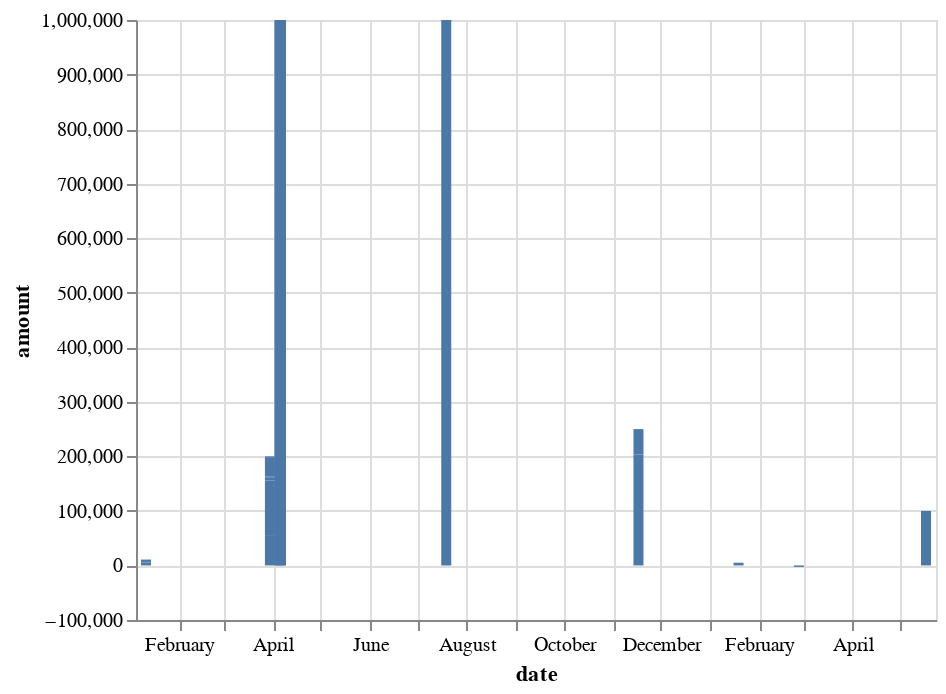

Notebook code for this chart:
### Code cell
alt.Chart(forbes_contributions[forbes_contributions["contribid"] == "U00000038291"]).mark_bar().encode(
x="date",
y="amount")

### Figure 1 — Vega-Lite specification as saved in the notebook (floating-point values rounded to 4 significant figures)
{"$schema": "https://vega.github.io/schema/vega-lite/v2.6.0.json", "config": {"view": {"height": 300, "width": 400}}, "data": {"name": "data-477c84c57276ee28f3dd2c3eabe25e4e"}, "datasets": {"data-477c84c57276ee28f3dd2c3eabe25e4e": [{"active": "1", "affiliate": null, "amount": 2700, "catcode": "Z1100", "catname": "Republican Candidate Committees", "catorder": "Q16", "city": "STAMFORD", "cmteid": "C00104752", "contrib": "COHEN, STEVEN A", "contribid": "U00000038291", "contributor_id": "U0000003829", "cycle_x": "2018", "cycle_y": "2018", "date": "2017-01-11T00:00:00", "employer": "POINT72 ASSET MANAGEMENT", "feccandid": "S6UT00063", "fectransid": 1071720170035539500, "foreign": "0", "gender": "M", "industry": "Candidate Committees", "liberal_conservative": "conservative/republican", "microfilm": "201704140200089691", "name": "Steve Cohen", "occupation": "CEO", "orgname": "Point72 Asset Management", "otherid": null, "pacshort": "Hatch Election Cmte", "party": "R", "primcode": "Z1100", "realcode": "F2700", "recipcode_x": "RI", "recipcode_y": "RI", "recipid_x": "N00009869", "recipid_y": "N00009869", "sector": "Ideology/Single-Issue", "sectorlong": "Ideological/Single-Issue", "sensitive": "N", "source_x": "WDW15", "source_y": "Rept", "state": "CT", "street": null, "type": "15", "ultorg_x": null, "ultorg_y": "Hatch Election Cmte", "zip": "06902"}, {"active": "1", "affiliate": null, "amount": 2700, "catcode": "Z1100", "catname": "Republican Candidate Committees", "catorder": "Q16", "city": "STAMFORD", "cmteid": "C00104752", "contrib": "COHEN, STEVEN A", "contribid": "U00000038291", "contributor_id": "U0000003829", "cycle_x": "2018", "cycle_y": "2018", "date": "2017-01-11T00:00:00", "employer": "POINT72 ASSET MANAGEMENT", "feccandid": "S6UT00063", "fectransid": 2071920171426271700, "foreign": "0", "gender": "M", "industry": "Candidate Committees", "liberal_conservative": "conservative/republican", "microfilm": "201707140200167185", "name": "Steve Cohen", "occupation": "CEO", "orgname": "Point72 Asset Management", "otherid": null, "pacshort": "Hatch Election Cmte", "party": "R", "primcode": "Z1100", "realcode": "F2700", "recipcode_x": "RI", "recipcode_y": "RI", "recipid_x": "N00009869", "recipid_y": "N00009869", "sector": "Ideology/Single-Issue", "sectorlong": "Ideological/Single-Issue", "sensitive": "N", "source_x": "WDW15", "source_y": "Rept", "state": "CT", "street": null, "type": "15", "ultorg_x": null, "ultorg_y": "Hatch Election Cmte", "zip": "06902"}, {"active": "1", "affiliate": null, "amount": 2700, "catcode": "Z1100", "catname": "Republican Candidate Committees", "catorder": "Q16", "city": "STAMFORD", "cmteid": "C00104752", "contrib": "COHEN, STEVEN A", "contribid": "U00000038291", "contributor_id": "U0000003829", "cycle_x": "2018", "cycle_y": "2018", "date": "2017-01-11T00:00:00", "employer": "POINT72 ASSET MANAGEMENT", "feccandid": "S6UT00063", "fectransid": 1071720170035539500, "foreign": "0", "gender": "M", "industry": "Candidate Committees", "liberal_conservative": "conservative/republican", "microfilm": "201704140200089691", "name": "Steve Cohen", "occupation": "CEO", "orgname": "Point72 Asset Management", "otherid": null, "pacshort": "Hatch Election Cmte", "party": "R", "primcode": "Z1100", "realcode": "F2700", "recipcode_x": "RI", "recipcode_y": "RI", "recipid_x": "N00009869", "recipid_y": "N00009869", "sector": "Ideology/Single-Issue", "sectorlong": "Ideological/Single-Issue", "sensitive": "N", "source_x": "WDW15", "source_y": "Rept", "state": "CT", "street": null, "type": "15", "ultorg_x": null, "ultorg_y": "Hatch Election Cmte", "zip": "06902"}, {"active": "1", "affiliate": null, "amount": 2700, "catcode": "Z1100", "catname": "Republican Candidate Committees", "catorder": "Q16", "city": "STAMFORD", "cmteid": "C00104752", "contrib": "COHEN, STEVEN A", "contribid": "U00000038291", "contributor_id": "U0000003829", "cycle_x": "2018", "cycle_y": "2018", "date": "2017-01-11T00:00:00", "employer": "POINT72 ASSET MANAGEMENT", "feccandid": "S6UT00063", "fectransid": 2071920171426271700, "foreign": "0", "gender": "M", "industry": "Candidate Committees", "liberal_conservative": "conservative/republican", "microfilm": "201707140200167185", "name": "Steve Cohen", "occupation": "CEO", "orgname": "Point72 Asset Management", "otherid": null, "pacshort": "Hatch Election Cmte", "party": "R", "primcode": "Z1100", "realcode": "F2700", "recipcode_x": "RI", "recipcode_y": "RI", "recipid_x": "N00009869", "recipid_y": "N00009869", "sector": "Ideology/Single-Issue", "sectorlong": "Ideological/Single-Issue", "sensitive": "N", "source_x": "WDW15", "source_y": "Rept", "state": "CT", "street": null, "type": "15", "ultorg_x": null, "ultorg_y": "Hatch Election Cmte", "zip": "06902"}, {"active": "1", "affiliate": "National Republican Congressional Cmte", "amount": 55700, "catcode": "Z5100", "catname": "Republican Party Committees", "catorder": "Z02", "city": "GREENWICH", "cmteid": "C00075820", "contrib": "COHEN, STEVEN A", "contribid": "U00000038291", "contributor_id": "U0000003829", "cycle_x": "2018", "cycle_y": "2018", "date": "2017-03-30T00:00:00", "employer": "POINT 72", "feccandid": null, "fectransid": 4122120171489440000, "foreign": "0", "gender": "M", "industry": "Party Committees", "liberal_conservative": "conservative/republican", "microfilm": "                  ", "name": "Steve Cohen", "occupation": "FINANCE", "orgname": "Point72 Asset Management", "otherid": null, "pacshort": "National Republican Congressional Cmte", "party": "R", "primcode": "Z5100", "realcode": "F2700", "recipcode_x": "RP", "recipcode_y": "RP", "recipid_x": "C00075820", "recipid_y": "C00075820", "sector": "Party Cmte", "sectorlong": "Party Cmtes", "sensitive": "n", "source_x": "WDW15", "source_y": "Rept", "state": "CT", "street": null, "type": "31J", "ultorg_x": null, "ultorg_y": "National Republican Congressional Cmte", "zip": "06831"}, {"active": "1", "affiliate": null, "amount": 100000, "catcode": "Z4100", "catname": "Republican Joint Candidate Committee", "catorder": "Z04", "city": "GREENWICH", "cmteid": "C00545947", "contrib": "COHEN, STEVEN A", "contribid": "U00000038291", "contributor_id": "U0000003829", "cycle_x": "2018", "cycle_y": "2018", "date": "2017-03-30T00:00:00", "employer": "POINT 72", "feccandid": "H8WI01024", "fectransid": 4010820181502675000, "foreign": "0", "gender": "M", "industry": "Joint Candidate Cmte", "liberal_conservative": "conservative/republican", "microfilm": "201801089090372161", "name": "Steve Cohen", "occupation": "FINANCE", "orgname": "Point72 Asset Management", "otherid": null, "pacshort": "Team Ryan", "party": "R", "primcode": "Z4100", "realcode": "F2700", "recipcode_x": "RP", "recipcode_y": "RP", "recipid_x": "C00545947", "recipid_y": "C00545947", "sector": "Joint Candidate Cmtes", "sectorlong": "Joint Candidate Cmtes", "sensitive": "N", "source_x": "WDW15", "source_y": "Rept", "state": "CT", "street": null, "type": "15", "ultorg_x": null, "ultorg_y": "Team Ryan", "zip": "06831"}, {"active": "1", "affiliate": "Paul Ryan (R-Wis)", "amount": 5000, "catcode": "J2200", "catname": "Republican leadership PAC", "catorder": "Q03", "city": "GREENWICH", "cmteid": "C00377689", "contrib": "COHEN, STEVEN A", "contribid": "U00000038291", "contributor_id": "U0000003829", "cycle_x": "2018", "cycle_y": "2018", "date": "2017-03-30T00:00:00", "employer": "POINT 72", "feccandid": null, "fectransid": 4082520171447855000, "foreign": "0", "gender": "M", "industry": "Leadership PACs", "liberal_conservative": "conservative/republican", "microfilm": "                  ", "name": "Steve Cohen", "occupation": "FINANCE", "orgname": "Point72 Asset Management", "otherid": null, "pacshort": "Prosperity Action", "party": "R", "primcode": "J2200", "realcode": "F2700", "recipcode_x": "PI", "recipcode_y": "PI", "recipid_x": "C00377689", "recipid_y": "C00377689", "sector": "Ideology/Single-Issue", "sectorlong": "Ideological/Single-Issue", "sensitive": "N", "source_x": "WDW15", "source_y": "Rept", "state": "CT", "street": null, "type": "15J", "ultorg_x": null, "ultorg_y": "Prosperity Action", "zip": "06831"}, {"active": "1", "affiliate": null, "amount": 2700, "catcode": "Z1100", "catname": "Republican Candidate Committees", "catorder": "Q16", "city": "GREENWICH", "cmteid": "C00330894", "contrib": "COHEN, STEVEN A", "contribid": "U00000038291", "contributor_id": "U0000003829", "cycle_x": "2018", "cycle_y": "2018", "date": "2017-03-30T00:00:00", "employer": "POINT 72", "feccandid": "H8WI01024", "fectransid": 4070520181575314000, "foreign": "0", "gender": "M", "industry": "Candidate Committees", "liberal_conservative": "conservative/republican", "microfilm": "                  ", "name": "Steve Cohen", "occupation": "FINANCE", "orgname": "Point72 Asset Management", "otherid": null, "pacshort": "Ryan for Congress", "party": "R", "primcode": "Z1100", "realcode": "F2700", "recipcode_x": "RI", "recipcode_y": "RI", "recipid_x": "N00004357", "recipid_y": "N00004357", "sector": "Ideology/Single-Issue", "sectorlong": "Ideological/Single-Issue", "sensitive": "N", "source_x": "WDW15", "source_y": "Rept", "state": "CT", "street": null, "type": "15J", "ultorg_x": null, "ultorg_y": "Ryan for Congress", "zip": "06831"}, {"active": "1", "affiliate": "National Republican Congressional Cmte", "amount": 33900, "catcode": "Z5100", "catname": "Republican Party Committees", "catorder": "Z02", "city": "GREENWICH", "cmteid": "C00075820", "contrib": "COHEN, STEVEN A", "contribid": "U00000038291", "contributor_id": "U0000003829", "cycle_x": "2018", "cycle_y": "2018", "date": "2017-03-30T00:00:00", "employer": "POINT 72", "feccandid": null, "fectransid": 4122120171489439000, "foreign": "0", "gender": "M", "industry": "Party Committees", "liberal_conservative": "conservative/republican", "microfilm": "                  ", "name": "Steve Cohen", "occupation": "FINANCE", "orgname": "Point72 Asset Management", "otherid": null, "pacshort": "National Republican Congressional Cmte", "party": "R", "primcode": "Z5100", "realcode": "F2700", "recipcode_x": "RP", "recipcode_y": "RP", "recipid_x": "C00075820", "recipid_y": "C00075820", "sector": "Party Cmte", "sectorlong": "Party Cmtes", "sensitive": "n", "source_x": "WDW15", "source_y": "Rept", "state": "CT", "street": null, "type": "15J", "ultorg_x": null, "ultorg_y": "National Republican Congressional Cmte", "zip": "06831"}, {"active": "1", "affiliate": null, "amount": 2700, "catcode": "Z1100", "catname": "Republican Candidate Committees", "catorder": "Q16", "city": "GREENWICH", "cmteid": "C00330894", "contrib": "COHEN, STEVEN A", "contribid": "U00000038291", "contributor_id": "U0000003829", "cycle_x": "2018", "cycle_y": "2018", "date": "2017-03-30T00:00:00", "employer": "POINT 72", "feccandid": "H8WI01024", "fectransid": 4070520181575314000, "foreign": "0", "gender": "M", "industry": "Candidate Committees", "liberal_conservative": "conservative/republican", "microfilm": "                  ", "name": "Steve Cohen", "occupation": "FINANCE", "orgname": "Point72 Asset Management", "otherid": null, "pacshort": "Ryan for Congress", "party": "R", "primcode": "Z1100", "realcode": "F2700", "recipcode_x": "RI", "recipcode_y": "RI", "recipid_x": "N00004357", "recipid_y": "N00004357", "sector": "Ideology/Single-Issue", "sectorlong": "Ideological/Single-Issue", "sensitive": "N", "source_x": "WDW15", "source_y": "Rept", "state": "CT", "street": null, "type": "15J", "ultorg_x": null, "ultorg_y": "Ryan for Congress", "zip": "06831"}, {"active": "1", "affiliate": null, "amount": 1000000, "catcode": "J1100", "catname": "Republican/Conservative", "catorder": "Q01", "city": "STAMFORD", "cmteid": "C00571703", "contrib": "COHEN, STEVEN A MR", "contribid": "U00000038291", "contributor_id": "U0000003829", "cycle_x": "2018", "cycle_y": "2018", "date": "2017-04-05T00:00:00", "employer": "SAC CAPITAL ADVISORS", "feccandid": null, "fectransid": 4080820171443490300, "foreign": "0", "gender": "M", "industry": "Republican/Conservative", "liberal_conservative": "conservative/republican", "microfilm": "201708019069928856", "name": "Steve Cohen", "occupation": "FOUNDER", "orgname": "Point72 Asset Management", "otherid": null, "pacshort": "Senate Leadership Fund", "party": " ", "primcode": "J1100", "realcode": "F2700", "recipcode_x": "OI", "recipcode_y": "OI", "recipid_x": "C00571703", "recipid_y": "C00571703", "sector": "Ideology/Single-Issue", "sectorlong": "Ideological/Single-Issue", "sensitive": "N", "source_x": "WDW15", "source_y": "WebAG", "state": "CT", "street": null, "type": "10", "ultorg_x": null, "ultorg_y": "Senate Leadership Fund", "zip": "06902"}, {"active": "1", "affiliate": null, "amount": 1000000, "catcode": "J1100", "catname": "Republican/Conservative", "catorder": "Q01", "city": "GREENWICH", "cmteid": "C00504530", "contrib": "COHEN, STEVEN A", "contribid": "U00000038291", "contributor_id": "U0000003829", "cycle_x": "2018", "cycle_y": "2018", "date": "2017-04-06T00:00:00", "employer": "POINT 72 ASSET MANAGEMENT", "feccandid": null, "fectransid": 4051220171404130000, "foreign": "0", "gender": "M", "industry": "Republican/Conservative", "liberal_conservative": "conservative/republican", "microfilm": "201705119053522442", "name": "Steve Cohen", "occupation": "CHAIRMAN & CEO", "orgname": "Point72 Asset Management", "otherid": null, "pacshort": "Congressional Leadership Fund", "party": null, "primcode": "J1100", "realcode": "F2700", "recipcode_x": "OI", "recipcode_y": "OI", "recipid_x": "C00504530", "recipid_y": "C00504530", "sector": "Ideology/Single-Issue", "sectorlong": "Ideological/Single-Issue", "sensitive": "N", "source_x": "WDW15", "source_y": "WebRM", "state": "CT", "street": null, "type": "10", "ultorg_x": null, "ultorg_y": "Congressional Leadership Fund", "zip": "06831"}, {"active": "1", "affiliate": null, "amount": 1000000, "catcode": "J1100", "catname": "Republican/Conservative", "catorder": "Q01", "city": "STAMFORD", "cmteid": "C00571703", "contrib": "COHEN, STEVEN A MR", "contribid": "U00000038291", "contributor_id": "U0000003829", "cycle_x": "2018", "cycle_y": "2018", "date": "2017-07-19T00:00:00", "employer": "SAC CAPITAL ADVISORS", "feccandid": null, "fectransid": 4080720171442803700, "foreign": "0", "gender": "M", "industry": "Republican/Conservative", "liberal_conservative": "conservative/republican", "microfilm": "201708039069933588", "name": "Steve Cohen", "occupation": "FOUNDER", "orgname": "Point72 Asset Management", "otherid": null, "pacshort": "Senate Leadership Fund", "party": " ", "primcode": "J1100", "realcode": "F2700", "recipcode_x": "OI", "recipcode_y": "OI", "recipid_x": "C00571703", "recipid_y": "C00571703", "sector": "Ideology/Single-Issue", "sectorlong": "Ideological/Single-Issue", "sensitive": "N", "source_x": "WDW15", "source_y": "WebAG", "state": "CT", "street": null, "type": "10", "ultorg_x": null, "ultorg_y": "Senate Leadership Fund", "zip": "06902"}, {"active": "1", "affiliate": "Republican National Cmte", "amount": 101700, "catcode": "Z5100", "catname": "Republican Party Committees", "catorder": "Z02", "city": "GREENWICH", "cmteid": "C00003418", "contrib": "COHEN, STEVE MR", "contribid": "U00000038291", "contributor_id": "U0000003829", "cycle_x": "2018", "cycle_y": "2018", "date": "2017-11-17T00:00:00", "employer": "SAC CAPITAL ADVISOR", "feccandid": null, "fectransid": 4010520181499922400, "foreign": "0", "gender": "M", "industry": "Party Committees", "liberal_conservative": "conservative/republican", "microfilm": "201712209089409961", "name": "Steve Cohen", "occupation": "FOUNDER", "orgname": "Point72 Asset Management", "otherid": null, "pacshort": "Republican National Cmte", "party": "R", "primcode": "Z5100", "realcode": "F2700", "recipcode_x": "RP", "recipcode_y": "RP", "recipid_x": "C00003418", "recipid_y": "C00003418", "sector": "Party Cmte", "sectorlong": "Party Cmtes", "sensitive": "n", "source_x": "MFA  ", "source_y": "Rept", "state": "CT", "street": null, "type": "32", "ultorg_x": null, "ultorg_y": "Republican National Cmte", "zip": "06831"}, {"active": "1", "affiliate": "Republican National Cmte", "amount": 101700, "catcode": "Z5100", "catname": "Republican Party Committees", "catorder": "Z02", "city": "GREENWICH", "cmteid": "C00003418", "contrib": "COHEN, STEVE MR", "contribid": "U00000038291", "contributor_id": "U0000003829", "cycle_x": "2018", "cycle_y": "2018", "date": "2017-11-17T00:00:00", "employer": "SAC CAPITAL ADVISOR", "feccandid": null, "fectransid": 4010520181499922400, "foreign": "0", "gender": "M", "industry": "Party Committees", "liberal_conservative": "conservative/republican", "microfilm": "201712209089409960", "name": "Steve Cohen", "occupation": "FOUNDER", "orgname": "Point72 Asset Management", "otherid": null, "pacshort": "Republican National Cmte", "party": "R", "primcode": "Z5100", "realcode": "F2700", "recipcode_x": "RP", "recipcode_y": "RP", "recipid_x": "C00003418", "recipid_y": "C00003418", "sector": "Party Cmte", "sectorlong": "Party Cmtes", "sensitive": "n", "source_x": "MFA  ", "source_y": "Rept", "state": "CT", "street": null, "type": "31", "ultorg_x": null, "ultorg_y": "Republican National Cmte", "zip": "06831"}, {"active": "1", "affiliate": "Republican National Cmte", "amount": 33900, "catcode": "Z5100", "catname": "Republican Party Committees", "catorder": "Z02", "city": "GREENWICH", "cmteid": "C00003418", "contrib": "COHEN, STEVE MR", "contribid": "U00000038291", "contributor_id": "U0000003829", "cycle_x": "2018", "cycle_y": "2018", "date": "2017-11-17T00:00:00", "employer": "SAC CAPITAL ADVISOR", "feccandid": null, "fectransid": 4010520181499870000, "foreign": "0", "gender": "M", "industry": "Party Committees", "liberal_conservative": "conservative/republican", "microfilm": "201712209089392650", "name": "Steve Cohen", "occupation": "FOUNDER", "orgname": "Point72 Asset Management", "otherid": null, "pacshort": "Republican National Cmte", "party": "R", "primcode": "Z5100", "realcode": "F2700", "recipcode_x": "RP", "recipcode_y": "RP", "recipid_x": "C00003418", "recipid_y": "C00003418", "sector": "Party Cmte", "sectorlong": "Party Cmtes", "sensitive": "n", "source_x": "MFA  ", "source_y": "Rept", "state": "CT", "street": null, "type": "15", "ultorg_x": null, "ultorg_y": "Republican National Cmte", "zip": "06831"}, {"active": "1", "affiliate": "Republican National Cmte", "amount": 12700, "catcode": "Z5100", "catname": "Republican Party Committees", "catorder": "Z02", "city": "GREENWICH", "cmteid": "C00003418", "contrib": "COHEN, STEVE MR", "contribid": "U00000038291", "contributor_id": "U0000003829", "cycle_x": "2018", "cycle_y": "2018", "date": "2017-11-17T00:00:00", "employer": "SAC CAPITAL ADVISOR", "feccandid": null, "fectransid": 4010520181499922400, "foreign": "0", "gender": "M", "industry": "Party Committees", "liberal_conservative": "conservative/republican", "microfilm": "201712209089409961", "name": "Steve Cohen", "occupation": "FOUNDER", "orgname": "Point72 Asset Management", "otherid": null, "pacshort": "Republican National Cmte", "party": "R", "primcode": "Z5100", "realcode": "F2700", "recipcode_x": "RP", "recipcode_y": "RP", "recipid_x": "C00003418", "recipid_y": "C00003418", "sector": "Party Cmte", "sectorlong": "Party Cmtes", "sensitive": "n", "source_x": "MFA  ", "source_y": "Rept", "state": "CT", "street": null, "type": "30", "ultorg_x": null, "ultorg_y": "Republican National Cmte", "zip": "06831"}, {"active": "1", "affiliate": "Vice President Mike Pence (R)", "amount": 5000, "catcode": "J2200", "catname": "Republican leadership PAC", "catorder": "Q03", "city": "GREENWICH", "cmteid": "C00640664", "contrib": "COHEN, STEVEN", "contribid": "U00000038291", "contributor_id": "U0000003829", "cycle_x": "2018", "cycle_y": "2018", "date": "2018-01-19T00:00:00", "employer": "POINT72 ASSET MANAGEMENT", "feccandid": null, "fectransid": 4022320181514611000, "foreign": "0", "gender": "M", "industry": "Leadership PACs", "liberal_conservative": "conservative/republican", "microfilm": "201802209094614022", "name": "Steve Cohen", "occupation": "CHAIRMAN & CEO", "orgname": "Point72 Asset Management", "otherid": null, "pacshort": "Great America Cmte", "party": "R", "primcode": "J2200", "realcode": "F2700", "recipcode_x": "PI", "recipcode_y": "PI", "recipid_x": "C00640664", "recipid_y": "C00640664", "sector": "Ideology/Single-Issue", "sectorlong": "Ideological/Single-Issue", "sensitive": "n", "source_x": "WDW15", "source_y": "Rept", "state": "CT", "street": null, "type": "15", "ultorg_x": null, "ultorg_y": "Great America Cmte", "zip": "06831"}, {"active": "1", "affiliate": null, "amount": -2700, "catcode": "Z1100", "catname": "Republican Candidate Committees", "catorder": "Q16", "city": "STAMFORD", "cmteid": "C00104752", "contrib": "COHEN, STEVEN A", "contribid": "U00000038291", "contributor_id": "U0000003829", "cycle_x": "2018", "cycle_y": "2018", "date": "2018-02-26T00:00:00", "employer": null, "feccandid": "S6UT00063", "fectransid": 2051020181552142600, "foreign": "0", "gender": "M", "industry": "Candidate Committees", "liberal_conservative": "conservative/republican", "microfilm": "201804180200292234", "name": "Steve Cohen", "occupation": null, "orgname": "Point72 Asset Management", "otherid": null, "pacshort": "Hatch Election Cmte", "party": "R", "primcode": "Z1100", "realcode": "F2700", "recipcode_x": "RI", "recipcode_y": "RI", "recipid_x": "N00009869", "recipid_y": "N00009869", "sector": "Ideology/Single-Issue", "sectorlong": "Ideological/Single-Issue", "sensitive": "N", "source_x": "WDW15", "source_y": "Rept", "state": "CT", "street": null, "type": "22Y", "ultorg_x": null, "ultorg_y": "Hatch Election Cmte", "zip": "06902"}, {"active": "1", "affiliate": null, "amount": 100000, "catcode": "J9000", "catname": "Other single-issue or ideological groups", "catorder": "Q10", "city": "GREENWICH", "cmteid": "C00659011", "contrib": "COHEN, STEVEN A", "contribid": "U00000038291", "contributor_id": "U0000003829", "cycle_x": "2018", "cycle_y": "2018", "date": "2018-05-17T00:00:00", "employer": "POINT72 ASSET MANAGEMENT", "feccandid": null, "fectransid": 4062220181571081000, "foreign": "0", "gender": "M", "industry": "Misc Issues", "liberal_conservative": "other", "microfilm": "201806209113780458", "name": "Steve Cohen", "occupation": "CHAIRMAN & CEO", "orgname": "Point72 Asset Management", "otherid": null, "pacshort": "With Honor Fund", "party": null, "primcode": "J9000", "realcode": "F2700", "recipcode_x": "OI", "recipcode_y": "OI", "recipid_x": "C00659011", "recipid_y": "C00659011", "sector": "Ideology/Single-Issue", "sectorlong": "Ideological/Single-Issue", "sensitive": "n", "source_x": "WDW15", "source_y": "waA18", "state": "CT", "street": null, "type": "10", "ultorg_x": null, "ultorg_y": "With Honor Fund", "zip": "06831"}]}, "encoding": {"x": {"field": "date", "type": "temporal"}, "y": {"field": "amount", "type": "quantitative"}}, "mark": "bar"}
